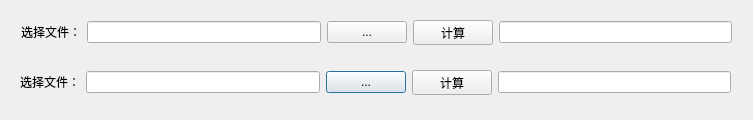
<?xml version="1.0" encoding="UTF-8"?>
<ui version="4.0">
 <class>MD5_Dialog</class>
 <widget class="QDialog" name="MD5_Dialog">
  <property name="geometry">
   <rect>
    <x>0</x>
    <y>0</y>
    <width>753</width>
    <height>120</height>
   </rect>
  </property>
  <property name="windowTitle">
   <string>MD5计算</string>
  </property>
  <widget class="QWidget" name="layoutWidget">
   <property name="geometry">
    <rect>
     <x>20</x>
     <y>70</y>
     <width>711</width>
     <height>25</height>
    </rect>
   </property>
   <layout class="QHBoxLayout" name="horizontalLayout_2">
    <item>
     <widget class="QLabel" name="label_File_2">
      <property name="sizePolicy">
       <sizepolicy hsizetype="Fixed" vsizetype="Fixed">
        <horstretch>0</horstretch>
        <verstretch>0</verstretch>
       </sizepolicy>
      </property>
      <property name="text">
       <string>选择文件：</string>
      </property>
     </widget>
    </item>
    <item>
     <widget class="QLineEdit" name="lineEdit_FilePath_2"/>
    </item>
    <item>
     <widget class="QPushButton" name="pushbtn_OpenFile_2">
      <property name="sizePolicy">
       <sizepolicy hsizetype="Fixed" vsizetype="Fixed">
        <horstretch>0</horstretch>
        <verstretch>0</verstretch>
       </sizepolicy>
      </property>
      <property name="text">
       <string>...</string>
      </property>
     </widget>
    </item>
    <item>
     <widget class="QPushButton" name="pushBtn_StartCal_2">
      <property name="sizePolicy">
       <sizepolicy hsizetype="Fixed" vsizetype="Fixed">
        <horstretch>0</horstretch>
        <verstretch>0</verstretch>
       </sizepolicy>
      </property>
      <property name="text">
       <string>计算</string>
      </property>
     </widget>
    </item>
    <item>
     <widget class="QLineEdit" name="lineEdit_MD5value_2"/>
    </item>
   </layout>
  </widget>
  <widget class="QWidget" name="">
   <property name="geometry">
    <rect>
     <x>21</x>
     <y>20</y>
     <width>711</width>
     <height>25</height>
    </rect>
   </property>
   <layout class="QHBoxLayout" name="horizontalLayout">
    <item>
     <widget class="QLabel" name="label_File">
      <property name="sizePolicy">
       <sizepolicy hsizetype="Fixed" vsizetype="Fixed">
        <horstretch>0</horstretch>
        <verstretch>0</verstretch>
       </sizepolicy>
      </property>
      <property name="text">
       <string>选择文件：</string>
      </property>
     </widget>
    </item>
    <item>
     <widget class="QLineEdit" name="lineEdit_FilePath"/>
    </item>
    <item>
     <widget class="QPushButton" name="pushbtn_OpenFile">
      <property name="sizePolicy">
       <sizepolicy hsizetype="Fixed" vsizetype="Fixed">
        <horstretch>0</horstretch>
        <verstretch>0</verstretch>
       </sizepolicy>
      </property>
      <property name="text">
       <string>...</string>
      </property>
     </widget>
    </item>
    <item>
     <widget class="QPushButton" name="pushBtn_StartCal">
      <property name="sizePolicy">
       <sizepolicy hsizetype="Fixed" vsizetype="Fixed">
        <horstretch>0</horstretch>
        <verstretch>0</verstretch>
       </sizepolicy>
      </property>
      <property name="text">
       <string>计算</string>
      </property>
     </widget>
    </item>
    <item>
     <widget class="QLineEdit" name="lineEdit_MD5value"/>
    </item>
   </layout>
  </widget>
 </widget>
 <resources/>
 <connections/>
</ui>
